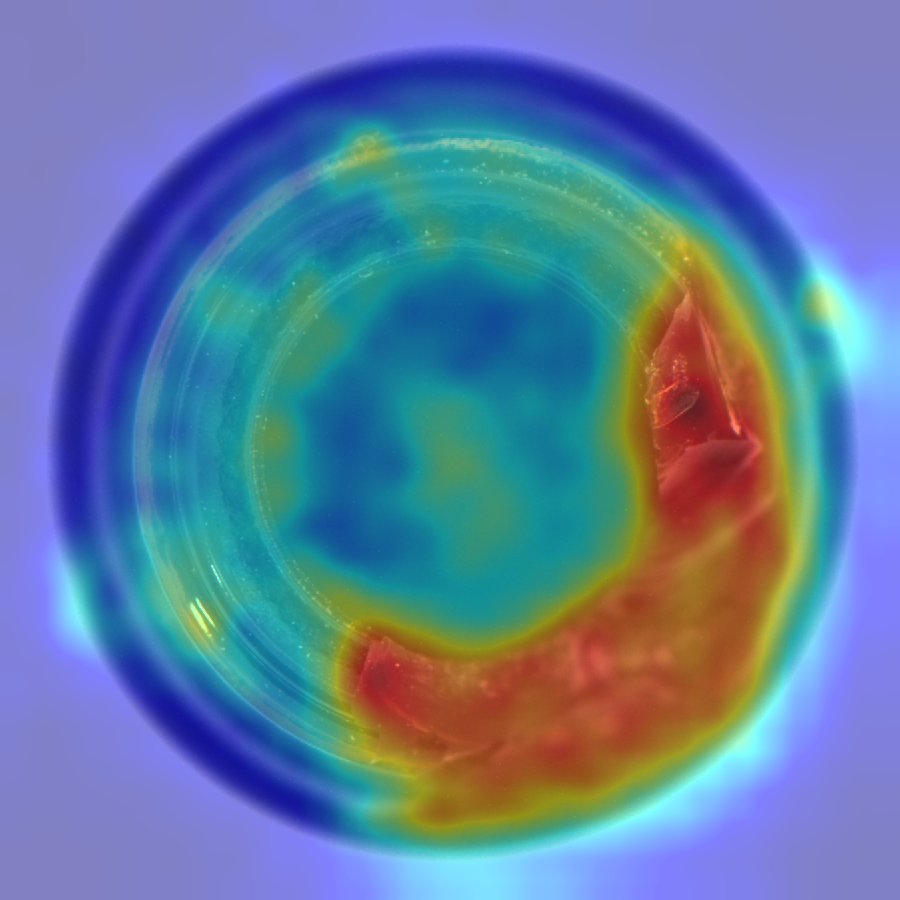
#> input picture backend/tests/defect_heatmap.png, 900 x 900 px, given in place of 012.png, which was not available
$ python visualize_sample.py
#> lines starting #> are read from the running program, lines starting #| are printed output that depends on the picture; pictures that were not available may be replaced by others from this repository, and a replacement may not be noted
"""
Visualize one defective test image alongside its ground truth mask.

Purpose: Confirm that images and masks are correctly paired and that
mask pixels genuinely correspond to the defective region — before we
build any preprocessing or model code that assumes this pairing.
"""

import cv2
import random
import matplotlib.pyplot as plt
from pathlib import Path


DATASET_ROOT = Path("dataset/mvtec_ad/bottle")

# Pick one known defective category to inspect
DEFECT_TYPE = "broken_large"
IMAGE_INDEX = f"{random.randint(0, 15):03d}"  # MVTec filenames are zero-padded, e.g. 000.png


def load_image(path: Path):
    """Load an image in RGB (OpenCV loads BGR by default)."""
    img = cv2.imread(str(path))
#> img is the input picture: shape (900, 900, 3); mean B, G, R 160.6, 125, 94.6
    if img is None:
        raise FileNotFoundError(f"Could not read image at: {path}")
    return cv2.cvtColor(img, cv2.COLOR_BGR2RGB)


def load_mask(path: Path):
    """Load a ground truth mask as grayscale."""
    mask = cv2.imread(str(path), cv2.IMREAD_GRAYSCALE)
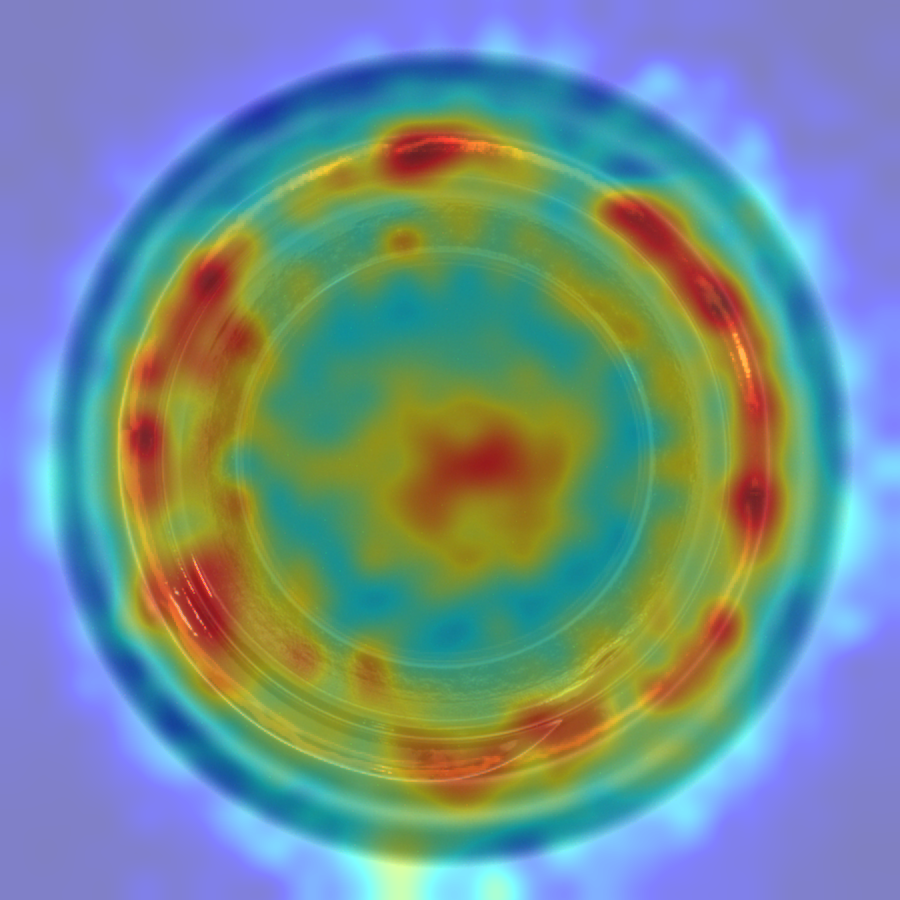
#> input picture backend/tests/good_heatmap.png, 900 x 900 px, given in place of 012_mask.png, which was not available
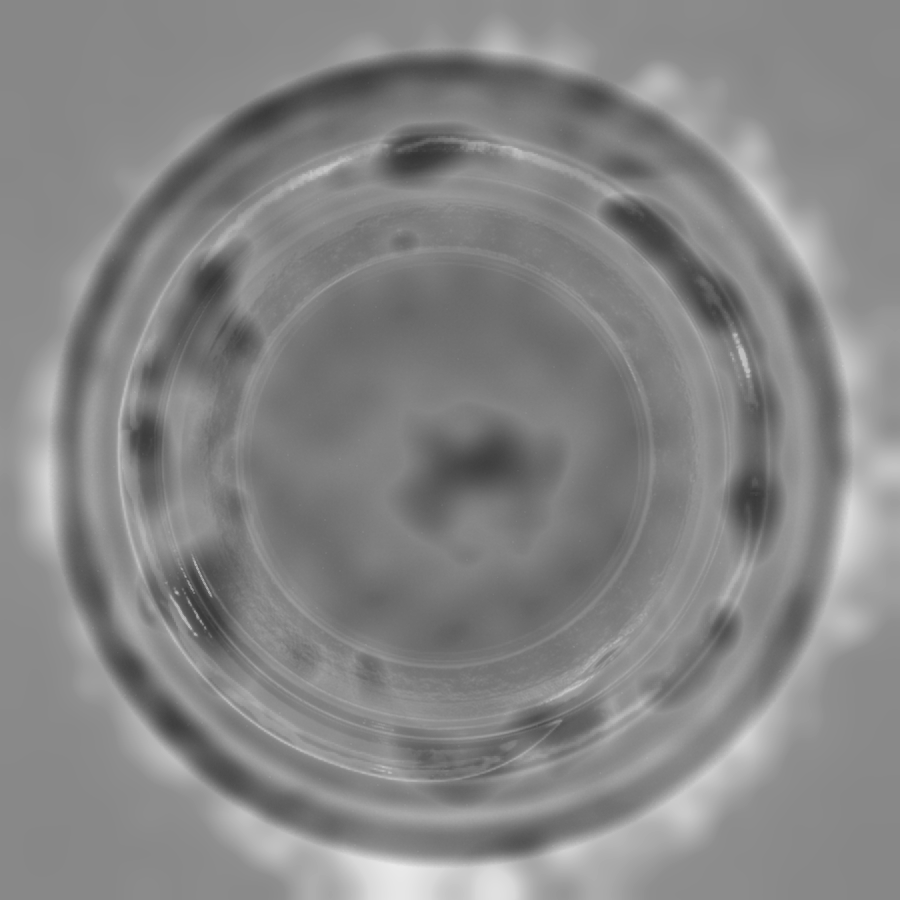
#> mask: shape (900, 900); min 53, max 233, mean 133.1
    if mask is None:
        raise FileNotFoundError(f"Could not read mask at: {path}")
    return mask


def main():
    image_path = DATASET_ROOT / "test" / DEFECT_TYPE / f"{IMAGE_INDEX}.png"
    mask_path = DATASET_ROOT / "ground_truth" / DEFECT_TYPE / f"{IMAGE_INDEX}_mask.png"

    image = load_image(image_path)
    mask = load_mask(mask_path)

    fig, axes = plt.subplots(1, 2, figsize=(10, 5))

    axes[0].imshow(image)
    axes[0].set_title(f"Defective Image ({DEFECT_TYPE})")
    axes[0].axis("off")

    axes[1].imshow(mask, cmap="gray")
    axes[1].set_title("Ground Truth Mask")
    axes[1].axis("off")

    plt.tight_layout()
    plt.savefig("backend/tests/sample_inspection.png")
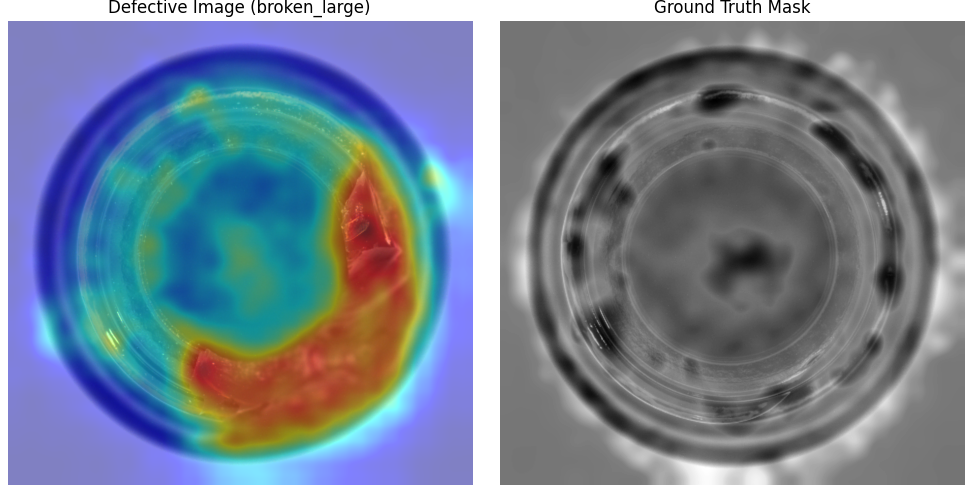
#> figure drawn by matplotlib, 2 panels
    print("Saved comparison to backend/tests/sample_inspection.png")


if __name__ == "__main__":
    main()
